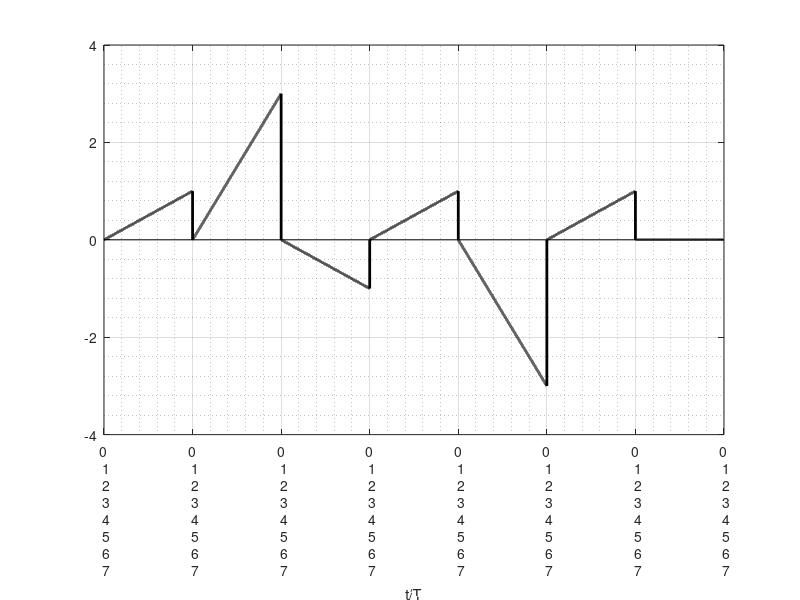
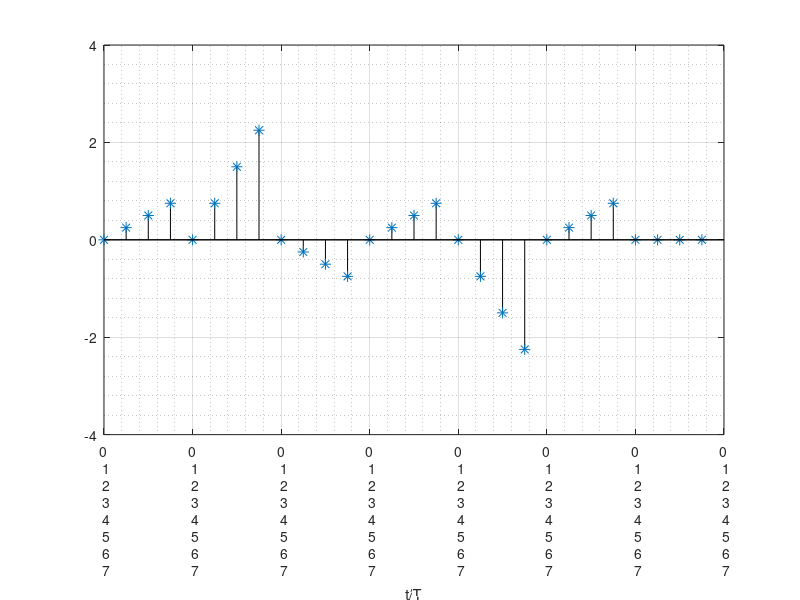

These figures' MATLAB source, in order:
clc
close all
clearvars

%% Init
T = 1;
m = 4;

m1 = 10000;

a = [+1 +3 -1 +1 -3 +1 0];

t = 0:T/m1:T*length(a)-T/m1;

% g1 = ones(1,m1);
g1 = (0:(m1-1))/m1;
a1 = [a; zeros(m1-1,length(a))];
a1 = reshape(a1,1,[]);

v1 = conv(a1,g1);
v1 = v1(1:m1*length(a));

figure
h = plot(t,v1);
set(h,'Color','k');
set(h,'LineWidth',2);
ylim([-4 4]);
h = line([min(t) max(t)],[0 0]);
set(h,'Color','k');
%set(h,'LineWidth',0.5);
xticks=0:1:length(a);
xlabel('t/T');
set(gca,'XTick',xticks,'XTickLabel',sprintf('%3d\n',xticks));
grid on
grid minor
print('\Users\larst\LectureNotes\34302\PAM\pam001c.png','-dpng');

figure
h = stem(t(1:m1/m:end),v1(1:m1/m:end),'*');
set(h,'Color','k');
set(h,'LineWidth',0.5);
set(h,'MarkerSize',8);
ylim([-4 4]);
h = line([min(t) max(t)],[0 0]);
set(h,'Color','k');
%set(h,'LineWidth',0.5);
xticks=0:1:length(a);
xlabel('t/T');
set(gca,'XTick',xticks,'XTickLabel',sprintf('%3d\n',xticks));
grid on
grid minor
print('\Users\larst\LectureNotes\34302\PAM\pam001d.png','-dpng');